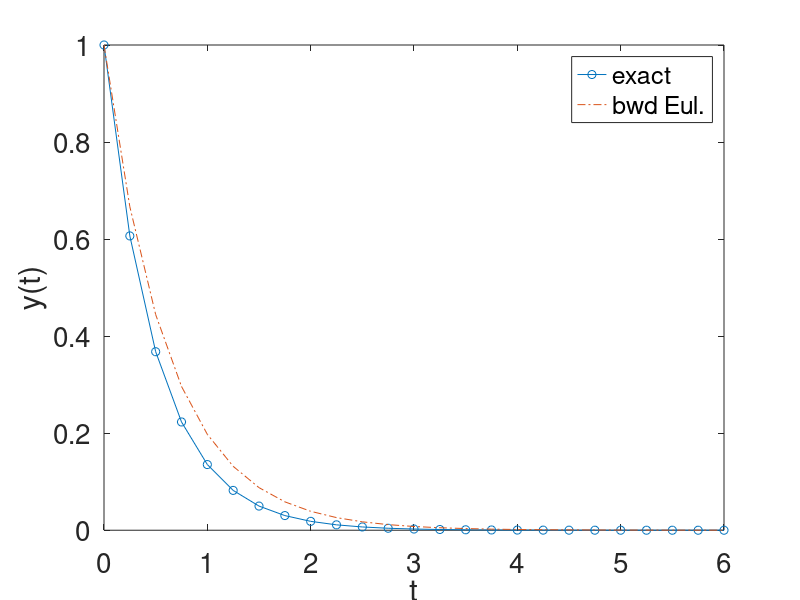

Here is the MATLAB script that generated this plot:
%% Author: Alec Sblendorio 
%% Due Date: December 11, 2020
%% Subject: EP 501 Numerical Methods for Scientists and Engineers 
%% FINAL EXAM 
%% Import Data 

%% Problem 1 
% Problem #1: In class and in the homework we discussed the fourth order Runge-Kutta method:
% with appropriate definitions for the ∆yi as given in the book and
% repeated here for convenience
% This problem explores the stability of RK4 via several different
% approaches using the test problem.where α is a positive and real-valued constant.
 
%% Part A -- Handwritten 
% (a) Combine the four update steps for RK4 into a single formula an use it to derive a condition
% describing the stability of RK4. Your condition should be of the form 
% where G is a polynomial in the quantity ∆t.
disp('%%%%%%%%%%%%%%%%%%PROBLEM #1 ANSWER BEGIN%%%%%%%%%%%%%%%%%%');
disp('%%%%%%%%Part 1A Solution:%%%%%%%');

disp('%%%%%%%%End Part 1A Solution:%%%%%%%');
%% Part B
% (b) Plot your gain factor G vs. α∆t and mark or otherwise identify regions 
% of stability and instability in your plot.


disp('%%%%%%%%End Part 1B Solution:%%%%%%%');
%% Part C 
% (c) Note that the condition in Equation 7 can be expressed as two conditions (on account of the absolute value):
% −1 < G(α,∆t) < 1 (8) The marginal stability limits (the points where we transition from stable to unstable), then, are
% given by: and G(α, ∆t) − 1 = 0 (9) G(α, ∆t) + 1 = 0 (10)
% which forms a pair of root finding problems. Plot each of these marginal 
% stability conditions and evaluate all real-valued roots using an appropriate numerical method.



%% Part D
% (d) What is the largest time step for which RK4 will give stable results
% for the test ODE of Equation 6? How does that compare to RK2 stability. 



%% Part E 
% (e) Numerically solve the given ODE with RK4 using time steps slightly above
% and below your derived stability criteria and show plots for each simulation
% that demonstrate that it behaves as your analysis predicts for these two choices of time step.




disp('%%%%%%%%%%%%%%%%%%PROBLEM #1 ANSWER END%%%%%%%%%%%%%%%%%%');
%% Problem 2
disp('%%%%%%%%%%%%%%%%%%PROBLEM #2 ANSWER BEGIN%%%%%%%%%%%%%%%%%%');
% Taylor series expansions were our preferred method for deriving finite difference
% approximations to derivatives. In class we derived these by repeatedly 
% generating expansions until we were able to solve for the desired derivative
% at the desired level of accuracy. There is, however, a more “organized” 
% process for deriving derivatives of arbitrary order-this problem explores one such process.
%% Part A -- Handwritten
% First and second derivative approximations were generated in class via Taylor
% expansions (see notes). Use Taylor series to generate a third derivative 
% (d^3f/dx^3) finite difference formula ap- proximation for a function f(x) 
% specified on some grid: f(xi) = {fi} having step size ∆x. There are 
% several such approximations - generate specifically one involving the 
% function values fi+2, fi+1, fi, fi−1.
%% Part B 
% Write a script to test your third derivative formula on the function:
% f(x) = cosx and plot your result alongside the analytical third derivative
% of this function (which you compute by hand). Ignore boundary adjacent 
% points (i.e. only compute the third derivative on “interior” grid points).
% Use a 100 point grid covering the region 0 ≤ x ≤ 2π.
%% Part C 
% Generally an Nth derivative requires N Taylor series expansions in order 
% to solve for the desired derivatives in terms of the gridded function values {fi}.
% For example, the fourth derivative d^4f/dx^4 can be derived from the four 
% Taylor series for fi+2,fi+1,fi−1,fi−2. Generate Taylor series for these 
% quantities in terms of the derivatives at the ith grid point (e.g. f′(xi) and so on).
%% Part D 
% Use your Taylor series equations to formulate a matrix system of equations
% for the unknowns fi′, f′′, f′′′, and f(4) (viz. the derivatives up to 
% fourth order at the ith grid point), express your system in the form:
% Where the Mjk entries are obtained from the Taylor series. In compact 
% matrix form this can be represented as: where: ∆f = M f′


%% Part E 
% Write a MATLAB or Python script to numerically invert this system using 
% either Gauss-Jordan elimination or LU factorization to compute the M−1 
% so that you have a system describing the derivatives as a function of the
% function data (differences) at various grid points:
% f′= M−1 ∆f Once this is solved for f′, one may solve for the desired
% derivative by hand as needed by dividing through by ∆x^4 and combining fi terms.
% Derive formula for the fourth derivative using your −1.

%% Part F
disp('%%%%%%%%Part 2F Solution:%%%%%%%');
% Write a function to compute the fourth derivative using the formula derived
% in part e and use it to differentiate the test function (Equation 11), 
% over interior grid points of your domain. Plot the result alongside the 
% analytical fourth derivative that you compute by hand.

disp('%%%%%%%%End Part 2F Solution:%%%%%%%');

%% Part G 
% Extend your code from part f so that it can (in principle) be used to 
% find formulas for derivatives of arbitrary order. To improve accuracy 
% use a centered stencil, e.g. for an nth order derivative use function 
% values 􏰉fi−⌈n/2⌉ ...fi ...fi+⌈n/2⌉􏰊 from grid point indices i−⌈n/2⌉...i...i+⌈n/2⌉. 
% Use your code to derive and develope formulas for the fifth and sixth derivatives
% and write these in your solution (you do not need to implement these 
% derivatives, just use your program to derive their formulae).


disp('%%%%%%%%%%%%%%%%%%PROBLEM #2 ANSWER END%%%%%%%%%%%%%%%%%%');
%% Problem 3 
% Parabolic partial differential equations of the form are often difficult 
% to deal with due to the highly restrictive stability condition applying 
% to forward difference (in time) methods like a forward Euler approach 
% (note the right-hand side is evaluated at the n time level)
% In practice methods based on forward differencing in time are often 
% unstable for reasonable time steps. Irrespective of the time differencing
% used, the spatial derivative can be any reasonable finite difference
% approximation; for this problem we use a second order accurate centered 
% difference (here specified at an arbitrary mth time level):
% Because of overly restrictive stability criteria for forward in time differences, 
% backward time difference formulas (BDFs) are more commonly used for parabolic equations.
% This problem explores several commonly-used BDFs that will be applied to
% solve Equation 16.

disp('%%%%%%%%%%%%%%%%%%PROBLEM #3 ANSWER BEGIN%%%%%%%%%%%%%%%%%%');
%% Part A -- Handwritten 
disp('%%%%%%%%Part 3A Solution:%%%%%%%');
% (a) The simplest BDF is just a backward Euler method where now the 
% right-hand side is evaluated at the n + 1 time level (contrast with Equation 17). 
% Such approaches are unconditionally stable for the linear test problem we are using.
% Because the right-hand side is evaluated at the n+1 time you will need to 
% solve a tridiagonal system of equations at each time step. 
% Develop, starting from equation 19 the system of equations corresponding
% to the backward Euler (in time) method.

disp('%%%%%%%%End Part 3A Solution:%%%%%%%');
%% Part B
disp('%%%%%%%%Part 3B Solution:%%%%%%%');

% Write a MATLAB or Python script that solves Equation 16 using a backward
% Euler in time method with a centered in space derivatives (Equation 18). 
% You may use built-in MATLAB or Python utilities for the matrix solution 
% or you can leverage your tridiagonal solver from the midterm or the 
% Gaussian elimination tools from the repositories. Note that both repositories
% have an example of the Crank-Nicolson method (in MATLAB or Python) 
% which is quite similar to backward Euler and may serve as a useful template. 
% Plot your results in a manner similar to what is done for the example script provided.
% Use the parameters: λ=2; ∆x = 1/64; ∆t = 5*(∆x^2/2λ); 0≤x≤1 ; 0≤t≤1024
% 1/λ(2π(2∆x)^2)

%% Gridding in time
N=25;
tmin=0;
tmax=6;
t=linspace(tmin,tmax,N);
dt=t(2)-t(1);

%% Test problem analytical solution
y0=1;
alpha=2;
ybar=y0*exp(-alpha*t);
%% Backward Euler solution
ybwd=zeros(1,N);
ybwd(1)=y0;
for n=2:N
    ybwd(n)=ybwd(n-1)/(1+alpha*dt);
end %for

%% Plot results for all solutions
figure(1);
plot(t,ybar,'o-');
xlabel('t');
ylabel('y(t)');
set(gca,'FontSize',20);
hold on;
plot(t,ybwd,'-.');
legend('exact','bwd Eul.');
disp('%%%%%%%%End Part 3B Solution:%%%%%%%');
%% Part C
% The backward Euler method is only first order accurate in time. 
% A second order in time BDF approach can be developed using a second order
% accurate backward difference for the time derivative.
% Develop a numerical solution to Equation 16 based on this approach. 
% Note that you will need to store data for fi at two previous time levels 
% (n and n − 1) as opposed to the backward Euler approach which only requires
% prior data from the n time level. Develop and write down your system of 
% equations that would need to be solved at each time step.
disp('%%%%%%%%Part 3C Solution:%%%%%%%');

disp('%%%%%%%%End Part 3C Solution:%%%%%%%');

%%  Part D  
% Make a version of your parabolic solver from part b that implements the 
% second order BDF derived in part c and run it on the same test problem. 
% Plot your results and compare them against the backward Euler approach 
% and analytical solution.
disp('%%%%%%%%Part 3D Solution:%%%%%%%');

disp('%%%%%%%%End Part 3D Solution:%%%%%%%');
disp('%%%%%%%%%%%%%%%%%%PROBLEM #3 ANSWER END%%%%%%%%%%%%%%%%%%');